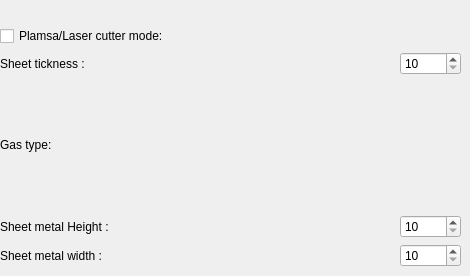
      <widget class="QWidget" name="page_plasma">
       <widget class="QWidget" name="verticalLayoutWidget_5">
        <property name="geometry">
         <rect>
          <x>0</x>
          <y>26</y>
          <width>461</width>
          <height>241</height>
         </rect>
        </property>
        <layout class="QVBoxLayout" name="verticalLayout_6">
         <item>
          <widget class="QCheckBox" name="plasmaCB">
           <property name="whatsThis">
            <string>If activated:
-Lead In/out are created.
-Part outline is cut last.</string>
           </property>
           <property name="text">
            <string>Plamsa/Laser cutter mode:</string>
           </property>
          </widget>
         </item>
         <item>
          <layout class="QHBoxLayout" name="horizontalLayout_26">
           <item>
            <widget class="QLabel" name="label_21">
             <property name="text">
              <string>Sheet tickness :</string>
             </property>
            </widget>
           </item>
           <item>
            <spacer name="horizontalSpacer_17">
             <property name="orientation">
              <enum>Qt::Horizontal</enum>
             </property>
             <property name="sizeHint" stdset="0">
              <size>
               <width>40</width>
               <height>20</height>
              </size>
             </property>
            </spacer>
           </item>
           <item>
            <widget class="QSpinBox" name="sheet_thik">
             <property name="minimum">
              <number>10</number>
             </property>
             <property name="maximum">
              <number>10000</number>
             </property>
            </widget>
           </item>
          </layout>
         </item>
         <item>
          <widget class="QLabel" name="label_20">
           <property name="text">
            <string>Gas type: </string>
           </property>
          </widget>
         </item>
         <item>
          <layout class="QHBoxLayout" name="horizontalLayout_23">
           <item>
            <widget class="QLabel" name="label_7">
             <property name="text">
              <string>Sheet metal Height :</string>
             </property>
             <property name="buddy">
              <cstring>sheetW</cstring>
             </property>
            </widget>
           </item>
           <item>
            <spacer name="horizontalSpacer_14">
             <property name="orientation">
              <enum>Qt::Horizontal</enum>
             </property>
             <property name="sizeHint" stdset="0">
              <size>
               <width>40</width>
               <height>20</height>
              </size>
             </property>
            </spacer>
           </item>
           <item>
            <widget class="QSpinBox" name="sheetW">
             <property name="minimum">
              <number>10</number>
             </property>
             <property name="maximum">
              <number>10000</number>
             </property>
            </widget>
           </item>
          </layout>
         </item>
         <item>
          <layout class="QHBoxLayout" name="horizontalLayout_21">
           <item>
            <widget class="QLabel" name="label_28">
             <property name="text">
              <string>Sheet metal width :</string>
             </property>
             <property name="buddy">
              <cstring>sheetH</cstring>
             </property>
            </widget>
           </item>
           <item>
            <spacer name="horizontalSpacer_15">
             <property name="orientation">
              <enum>Qt::Horizontal</enum>
             </property>
             <property name="sizeHint" stdset="0">
              <size>
               <width>40</width>
               <height>20</height>
              </size>
             </property>
            </spacer>
           </item>
           <item>
            <widget class="QSpinBox" name="sheetH">
             <property name="minimum">
              <number>10</number>
             </property>
             <property name="maximum">
              <number>10000</number>
             </property>
            </widget>
           </item>
          </layout>
         </item>
        </layout>
       </widget>
      </widget>
